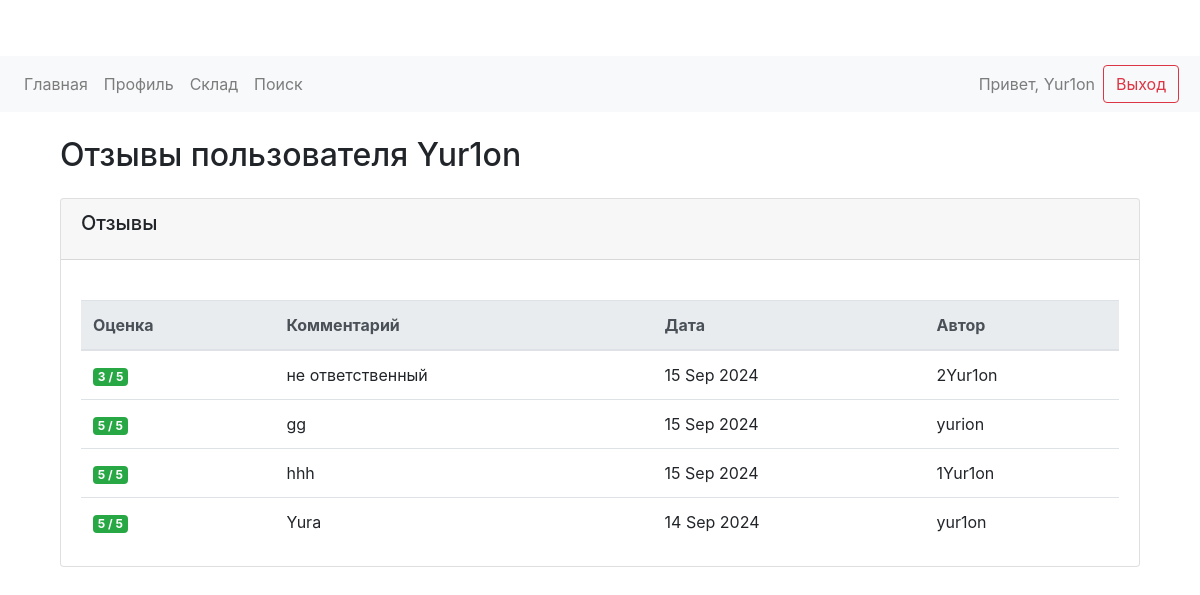
Before: /user/1/reviews/ (signed in) with the older database file.
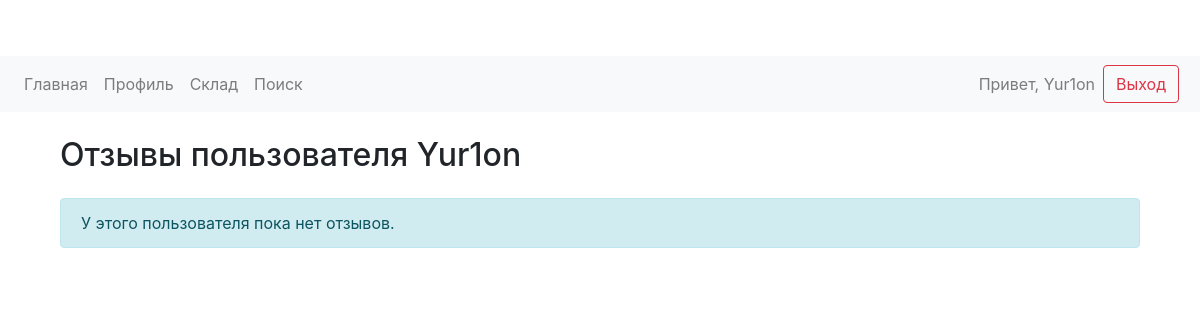
After: the same page with the newer database file.
### user_profile/models.py (models this page shows, shortened)
class Review(models.Model):
    user = models.ForeignKey(User, on_delete=models.CASCADE, related_name='received_reviews')
    reviewer = models.ForeignKey(User, on_delete=models.CASCADE, related_name='given_reviews')
    rating = models.PositiveSmallIntegerField()  # Рейтинг от 1 до 5
    comment = models.TextField(null=True, blank=True)
    created_at = models.DateTimeField(auto_now_add=True)

### user_profile/views.py (the view)
# urls.py: path('user/<int:user_id>/reviews/', views.view_reviews, name='view_reviews'),
@login_required
def view_reviews(request, user_id):
    user = get_object_or_404(User, id=user_id)
    reviews = Review.objects.filter(user=user).order_by('-created_at')
    return render(request, 'warehouse/view_reviews.html', {'user': user, 'reviews': reviews})

### warehouse/templates/warehouse/view_reviews.html (shortened to what this page needs)
{% extends 'warehouse/base.html' %}
{% block content %}
<div class="container mt-4">
    <h2 class="mb-4">Отзывы пользователя {{ user.username }}</h2>
    {% if reviews %}
        <div class="card">
            <div class="card-header">
                <h5 class="card-title">Отзывы</h5>
            </div>
            <div class="card-body">
                <table class="table table-hover">
                    <thead class="thead-light">
                        <tr>
                            <th>Оценка</th>
                            <th>Комментарий</th>
                            <th>Дата</th>
                            <th>Автор</th>
                        </tr>
                    </thead>
                    <tbody>
                        {% for review in reviews %}
                        <tr>
                            <td>
                                <span class="badge badge-success">{{ review.rating }} / 5</span>
                            </td>
                            <td>{{ review.comment }}</td>
                            <td>{{ review.created_at|date:"d M Y" }}</td>
                            <td>{{ review.reviewer.username }}</td>
                        </tr>
                        {% endfor %}
                    </tbody>
                </table>
            </div>
        </div>
    {% else %}
        <div class="alert alert-info mt-4" role="alert">
            У этого пользователя пока нет отзывов.
        </div>
    {% endif %}
</div>
{% endblock %}

Changed rows visible on the page:
removed Review: rating "3", comment "не ответственный", created_at "15 Sep 2024", reviewer.username "2Yur1on"
removed Review: rating "5", comment "gg", created_at "15 Sep 2024", reviewer.username "yurion"
removed Review: rating "5", comment "hhh", created_at "15 Sep 2024", reviewer.username "1Yur1on"
removed Review: rating "5", comment "Yura", created_at "14 Sep 2024", reviewer.username "yur1on"
Other visible differences:
text no longer shown: "Отзывы Оценка Комментарий Дата Автор"
text now shown: "У этого пользователя пока нет отзывов."
